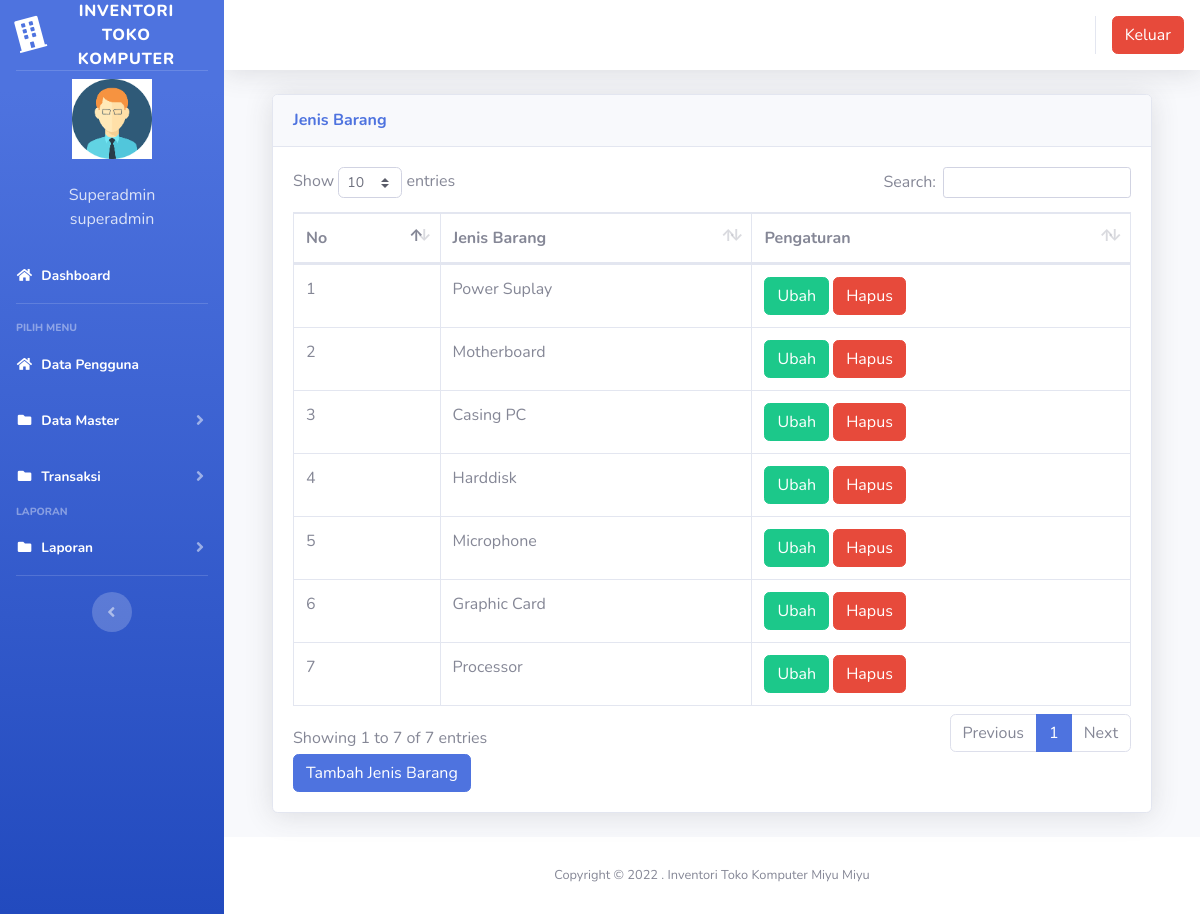
The app's page /index3.php?page=jenisbarang (signed in) with its own data.
### tables this page shows
CREATE TABLE `users` (
  `id` int(11) NOT NULL,
  `nik` varchar(10) NOT NULL,
  `nama` varchar(100) NOT NULL,
  `alamat` varchar(200) NOT NULL,
  `telepon` varchar(100) NOT NULL,
  `username` varchar(100) NOT NULL,
  `password` varchar(100) NOT NULL,
  `level` varchar(25) NOT NULL DEFAULT 'member',
  `foto` varchar(25) NOT NULL
);

CREATE TABLE `jenis_barang` (
  `id` int(11) NOT NULL,
  `jenis_barang` varchar(100) NOT NULL
);

### page/jenisbarang/jenisbarang.php (the view, shortened to what this page needs)
<div class="container-fluid">
  <div class="card shadow mb-4">
    <div class="card-header py-3">
      <h6 class="m-0 font-weight-bold text-primary">Jenis Barang</h6>
    </div>
    <div class="card-body">
      <div class="table-responsive">
        <table class="table table-bordered" id="dataTable" width="100%" cellspacing="0">
        <thead>
                                <tr>
			<th>No</th>
			<th>Jenis Barang</th>
			<th>Pengaturan</th>
                                </tr>
		</thead>
          <tbody>
            <?php
	$no = 1;
	$sql = $koneksi->query("select * from jenis_barang");
	while ($data = $sql->fetch_assoc()) {
	?>
                                <tr>
                                    <td><?php echo $no++; ?></td>
			<td><?php echo $data['jenis_barang'] ?></td>
			<td>
			<a href="?page=jenisbarang&aksi=ubahbarang&id=<?php echo $data['id'] ?>" class="btn btn-success" >Ubah</a>
			<a onclick="return confirm('Apakah anda yakin akan menghapus data ini?')" href="?page=jenisbarang&aksi=hapusbarang&id=<?php echo $data['id'] ?>" class="btn btn-danger" >Hapus</a>
			</td>
                                </tr>
	<?php }?>
		   </tbody>
                        </table>
<a href="?page=jenisbarang&aksi=tambahjenis" class="btn btn-primary" >Tambah Jenis Barang</a>
      </div>
    </div>
  </div>
</div>

### index3.php (shortened to what this page needs)
<?php
	$koneksi = new mysqli("localhost","root","","inventori");
	?>
<!DOCTYPE html>
<html lang="en">
<head>
  <link href="vendor/fontawesome-free/css/all.min.css" rel="stylesheet" type="text/css">
  <link href="css/sb-admin-2.min.css" rel="stylesheet">
  <link href="vendor/datatables/dataTables.bootstrap4.min.css" rel="stylesheet">
</head>
<body id="page-top">
  <div id="wrapper">
    <ul class="navbar-nav bg-gradient-primary sidebar sidebar-dark accordion" id="accordionSidebar">
      <a class="sidebar-brand d-flex align-items-center justify-content-center" href="index3.php">
        <div class="sidebar-brand-icon rotate-n-15">
          <i class="fas fa-building"></i>
        </div>
        <div class="sidebar-brand-text mx-2">Inventori Toko Komputer</div>
      </a>
      <hr class="sidebar-divider my-0">
 <?php
   if ($_SESSION['superadmin']) {
	   $user = $_SESSION['superadmin'];
   }
   $sql =$koneksi->query("select * from users where id='$user'");
   $data = $sql->fetch_assoc();
   ?>
    <li class="d-flex align-items-center justify-content-center">
        <a class="nav-link">
		 <img src="img/<?php echo $data['foto']?>" class="img-circle" width="80" alt="User"/></a>
	  </li>
		 <li class="nav-item ">
        <a class="nav-link">
         	<div class="d-flex align-items-center justify-content-center" class="name">  <?php echo  $data['nama'];?></div></font>
			<div class="d-flex align-items-center justify-content-center" class="email"><?php echo $data['level'];?></div>
		 </a>
      </li>
      <li class="nav-item active">
        <a class="nav-link" href="?page=home3">
          <i class="fas fa-fw fa-home"></i>
          <span>Dashboard</span></a>
      </li>
      <hr class="sidebar-divider">
      <div class="sidebar-heading">
        Pilih Menu
      </div>
	    <li class="nav-item active">
        <a class="nav-link" href="?page=pengguna">
          <i class="fas fa-fw fa-home"></i>
          <span>Data Pengguna</span></a>
      </li>
	   <li class="nav-item active">
        <a class="nav-link collapsed" href="#" data-toggle="collapse" data-target="#collapseData" aria-expanded="true" aria-controls="collapseData">
          <i class="fas fa-fw fa-folder"></i>
          <span>Data Master</span>
        </a>
      </li>
	    <li class="nav-item active">
        <a class="nav-link collapsed" href="#" data-toggle="collapse" data-target="#collapsePages" aria-expanded="true" aria-controls="collapsePages">
          <i class="fas fa-fw fa-folder"></i>
          <span>Transaksi</span>
        </a>
      </li>
      <div class="sidebar-heading">
        Laporan
      </div>
	     <li class="nav-item active">
        <a class="nav-link collapsed" href="#" data-toggle="collapse" data-target="#collapseLaporan" aria-expanded="true" aria-controls="collapseLaporan">
          <i class="fas fa-fw fa-folder"></i>
          <span>Laporan</span>
        </a>
      </li>
      <hr class="sidebar-divider d-none d-md-block">
      <div class="text-center d-none d-md-inline">
        <button class="rounded-circle border-0" id="sidebarToggle"></button>
      </div>
    </ul>
    <div id="content-wrapper" class="d-flex flex-column">
      <div id="content">
        <nav class="navbar navbar-expand navbar-light bg-white topbar mb-4 static-top shadow">
          <ul class="navbar-nav ml-auto">
            <li class="nav-item dropdown no-arrow">
			 <div class="top-menu">
        <ul class="nav pull-right top-menu">
           <li><a onclick="return confirm('Apakah anda yakin akan logout?')" class="btn btn-danger" class="logout" href="logout.php">Keluar</a></li>
        </ul>
      </div>
            </li>
          </ul>
        </nav>
        <div class="container-fluid">
		 <section class="content">
		      <?php
			   $page = $_GET['page'];
			   $aksi = $_GET['aksi'];
			   if ($page == "jenisbarang") {
          if ($aksi == "") {
            include "page/jenisbarang/jenisbarang.php";
          }
        }
			   ?>
    </section>
</div>
      <footer class="sticky-footer bg-white">
        <div class="container my-auto">
          <div class="copyright text-center my-auto">
            <span>Copyright &copy; 2022 . Inventori Toko Komputer Miyu Miyu</span>
          </div>
        </div>
      </footer>
    </div>
  </div>
  </div>
</body>
</html>

### records on screen
users: foto (picture), nama "Superadmin", level "superadmin"
jenis_barang: jenis_barang "Power Suplay"
jenis_barang: jenis_barang "Motherboard"
jenis_barang: jenis_barang "Casing PC"
jenis_barang: jenis_barang "Harddisk"
jenis_barang: jenis_barang "Microphone"
jenis_barang: jenis_barang "Graphic Card"
jenis_barang: jenis_barang "Processor"
